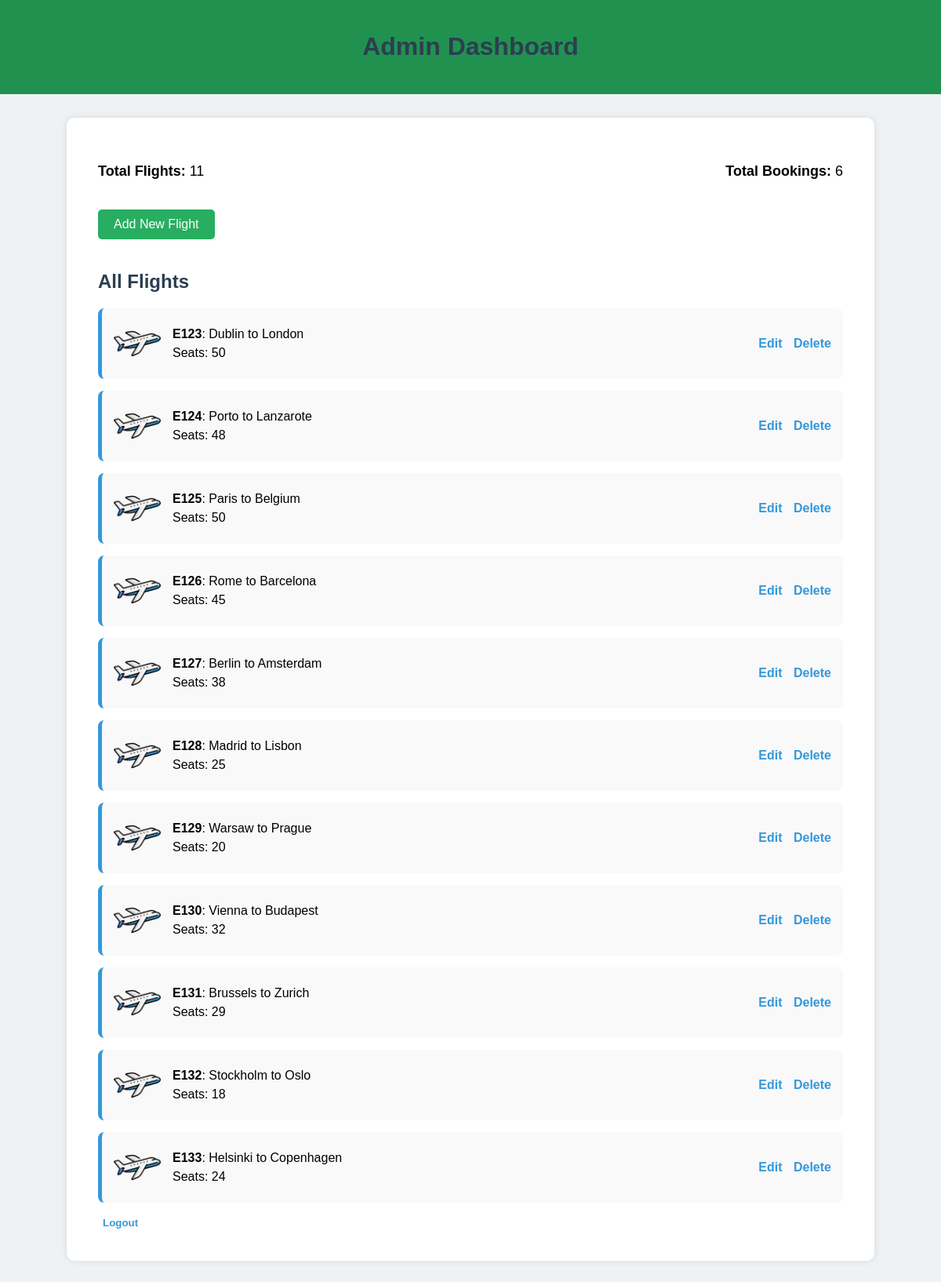
/accounts/admin_dashboard/ (signed in), run on the app's committed database.
### accounts/models.py (models this page shows, shortened)
class Flight(models.Model):
    flight_number = models.CharField(max_length=20)
    origin = models.CharField(max_length=100)
    destination = models.CharField(max_length=100)
    departure_time = models.DateTimeField()
    arrival_time = models.DateTimeField()
    available_seats = models.PositiveIntegerField()

### accounts/views.py (the view)
# urls.py: path('admin_dashboard/', admin_dashboard_view, name='admin_dashboard'),
@login_required
@user_passes_test(lambda u: u.role == 'admin')
def admin_dashboard_view(request):
    total_flights = Flight.objects.count()
    total_bookings = Booking.objects.count()
    flights = Flight.objects.all()
    return render(request, 'accounts/admin_dashboard.html', {
        'total_flights': total_flights,
        'total_bookings': total_bookings,
        'flights': flights
    })

### accounts/templates/accounts/admin_dashboard.html (shortened to what this page needs)
{% load static %}
<!DOCTYPE html>
<html lang="en">
<head>
</head>
<body>
    <header>
        <h1>Admin Dashboard</h1>
    </header>
    <div class="dashboard-container">
        <div class="stats">
            <p><strong>Total Flights:</strong> {{ total_flights }}</p>
            <p><strong>Total Bookings:</strong> {{ total_bookings }}</p>
        </div>
        <a href="{% url 'add_flight' %}" class="add-flight-link">Add New Flight</a>
        <h2>All Flights</h2>
        {% if flights %}
            <ul class="flight-list">
                {% for flight in flights %}
                    <li class="flight-card">
                        <div class="flight-info">
                            <img src="{% static 'accounts/images/plane-icon.png' %}" alt="Flight Icon">
                            <div class="flight-details">
                                <strong>{{ flight.flight_number }}</strong>: {{ flight.origin }} to {{ flight.destination }}<br>
                                Seats: {{ flight.available_seats }}
                            </div>
                        </div>
                        <div class="flight-actions">
                            <a href="{% url 'edit_flight' flight.id %}">Edit</a>
                            <a href="{% url 'delete_flight' flight.id %}">Delete</a>
                        </div>
                    </li>
                {% endfor %}
            </ul>
        {% else %}
            <p>No flights available.</p>
        {% endif %}
            <form method="POST" action="{% url 'logout' %}" style="display:inline;">
                <button type="submit" style="background:none; border:none; color:#3498db; font-weight:bold; cursor:pointer;">Logout</button>
            </form>
        </div>
</body>
</html>

### accounts/templates/accounts/admin_dashboard.html (style rules this page uses)
body { font-family: Arial, sans-serif; background-color: #eef2f5; margin: 0; padding: 0; }
header { background-color: #219150; color: white; padding: 20px; text-align: center; }
.dashboard-container { max-width: 950px; margin: 30px auto; background: white; padding: 40px; border-radius: 10px; box-shadow: 0 0 10px rgba(0,0,0,0.1); }
h1, h2 { color: #2c3e50; }
.stats { display: flex; justify-content: space-between; margin-bottom: 20px; font-size: 18px; }
.add-flight-link { display: inline-block; margin-bottom: 20px; background-color: #27ae60; color: white; padding: 10px 20px; border-radius: 5px; text-decoration: none; }
.flight-list { list-style: none; padding: 0; }
.flight-card { background: #f9f9f9; display: flex; align-items: center; justify-content: space-between; border-left: 5px solid #3498db; padding: 15px; margin-bottom: 15px; border-radius: 8px; }
.flight-card img { width: 60px; height: auto; margin-right: 15px; }
.flight-info { display: flex; align-items: center; flex-grow: 1; }
.flight-details { line-height: 1.5; }
.flight-actions a { margin-left: 10px; text-decoration: none; color: #3498db; font-weight: bold; }

### data on the page
Flight: flight_number "E123", origin "Dublin", destination "London", available_seats "50"
Flight: flight_number "E124", origin "Porto", destination "Lanzarote", available_seats "48"
Flight: flight_number "E125", origin "Paris", destination "Belgium", available_seats "50"
Flight: flight_number "E126", origin "Rome", destination "Barcelona", available_seats "45"
Flight: flight_number "E127", origin "Berlin", destination "Amsterdam", available_seats "38"
Flight: flight_number "E128", origin "Madrid", destination "Lisbon", available_seats "25"
Flight: flight_number "E129", origin "Warsaw", destination "Prague", available_seats "20"
Flight: flight_number "E130", origin "Vienna", destination "Budapest", available_seats "32"
Flight: flight_number "E131", origin "Brussels", destination "Zurich", available_seats "29"
Flight: flight_number "E132", origin "Stockholm", destination "Oslo", available_seats "18"
Flight: flight_number "E133", origin "Helsinki", destination "Copenhagen", available_seats "24"

### other printed values
{{ total_flights }} "11"
{{ total_bookings }} "6"
